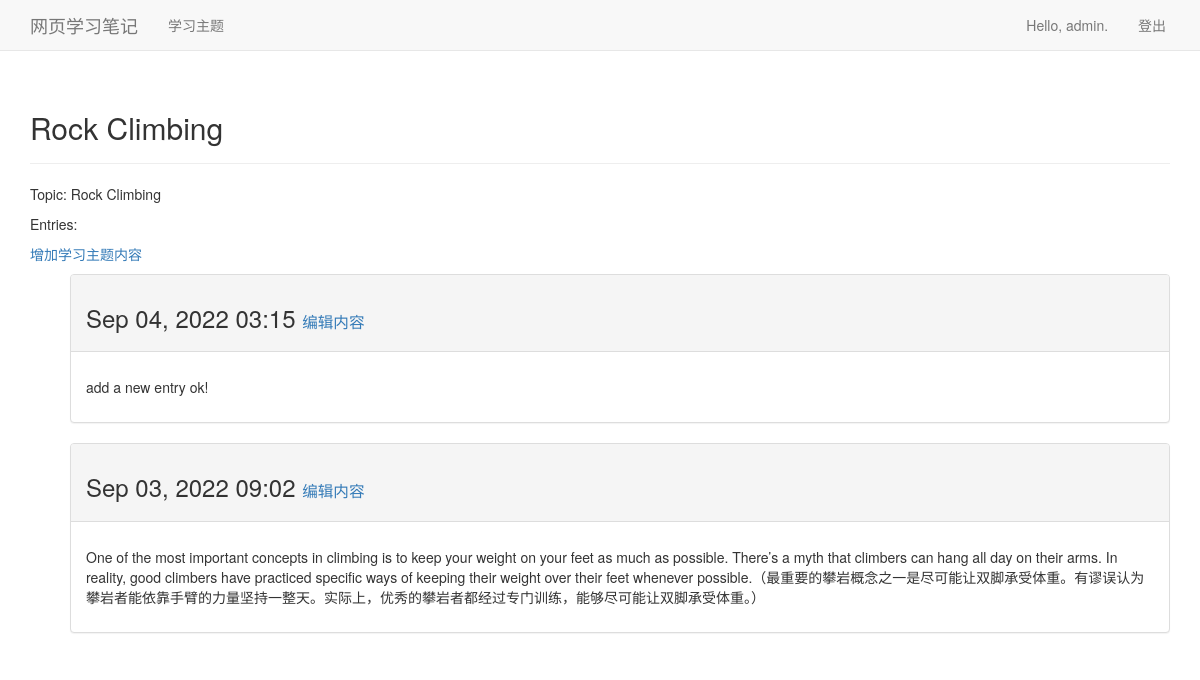
The page /topics/2/ (signed in) on the database its author committed.
### learning_logs/models.py (models this page shows, shortened)
class Topic(models.Model):
    owner = models.ForeignKey(User, on_delete=models.CASCADE) #使其只显示与当前登录的用户相关联的数据 ||代码没问题，但显示有问题，不管哪个账户都显示所有的主题 https://learndjango.com/tutorials/django-best-practices-referencing-user-model
    text = models.CharField(max_length=200)
    date_added = models.DateTimeField(auto_now_add=True)
    def __str__(self):
        return self.text

class Entry(models.Model):
    topic = models.ForeignKey(Topic, on_delete=models.CASCADE)
    text = models.TextField()
    date_added = models.DateTimeField(auto_now_add=True)
    class Meta:
        verbose_name_plural = 'entries'

### learning_logs/views.py (the view)
# urls.py: path('topics/<int:topic_id>/', views.topic, name='topic'),
@login_required #login_required()的代码检查用户是否已登录，仅当用户已登录时，Django才运行topics()的代码。
def topic(request, topic_id):
    topic = Topic.objects.get(id=topic_id)
    if topic.owner != request.user:
        raise Http404
    entries = topic.entry_set.order_by('-date_added')
    context = {'topic': topic, 'entries': entries}
    return render(request, 'learning_logs/topic.html', context)

### learning_logs/templates/learning_logs/topic.html
{% extends "learning_logs/base.html" %}
{% block header %}
<h2>{{ topic }}</h2>
{% endblock header %}
{% block content %}
<p>Topic: {{ topic }}</p>
<p>Entries:</p>
<p>
    <a href="{% url 'learning_logs:new_entry' topic.id %}">增加学习主题内容</a>
</p>
<ul>
{% for entry in entries %}
    <div class="panel panel-default">
        <div class="panel-heading">
            <h3>
                {{ entry.date_added|date:'M d, Y H:i' }}
                <small>
                    <a href="{% url 'learning_logs:edit_entry' entry.id %}">
                    编辑内容</a>
                </small>
            </h3>
        </div>
        <div class="panel-body">
            <p>{{ entry.text|linebreaks }}</p>
        </div>
    </div>
    {% empty %}
        你的主题还没有学习哦！
{% endfor %}
</ul>
{% endblock content %}

### learning_logs/templates/learning_logs/base.html (shortened to what this page needs)
{% load bootstrap3 %}
<!DOCTYPE html>
<html lang="en">
  <head>
   {% bootstrap_css %}
  </head>
  <body>
    <nav class="navbar navbar-default navbar-static-top">
      <div class="container">
      <div class="navbar-header">
      <a class="navbar-brand" href="{% url 'learning_logs:index' %}">
      网页学习笔记</a>
      </div>
      <div id="navbar" class="navbar-collapse collapse">
      <ul class="nav navbar-nav">
      <li><a href="{% url 'learning_logs:topics' %}">学习主题</a></li>
      </ul>
      <ul class="nav navbar-nav navbar-right">
      {% if user.is_authenticated %}
      <li><a>Hello, {{ user.username }}.</a></li>
      <li><a href="{% url 'users:logout' %}">登出</a></li>
      {% else %}
      <li><a href="{% url 'users:register' %}">注册</a></li>
      <li><a href="{% url 'users:login' %}">登录</a></li>
      {% endif %}
      </ul>
      </div>
      </div>
    </nav>
    <div class="container">
      <div class="page-header">
      {% block header %}{% endblock header %}
      </div>
      <div>
      {% block content %}{% endblock content %}
      </div>
    </div>
  </body>
</html>

### rows shown on the page
Topic: text "Rock Climbing"
Entry: date_added "Sep 04, 2022 03:15", text "add a new entry ok!"
Entry: date_added "Sep 03, 2022 09:02", text "One of the most important concepts in climbing is to keep your weight on your feet as much as possible. There’s a myth that climbers can hang all day on their arms. In reality, good climbers have practiced specific ways of keeping their weight over their feet whenever possible.（最重要的攀岩概念之一是尽可能让双脚承受体重。有谬误认为攀岩者能依靠手臂的力量坚持一整天。实际上，优秀的攀岩者都经过专门训练，能够尽可能让双脚承受体重。）"

### other values the page prints
{{ user.username }} "admin"
